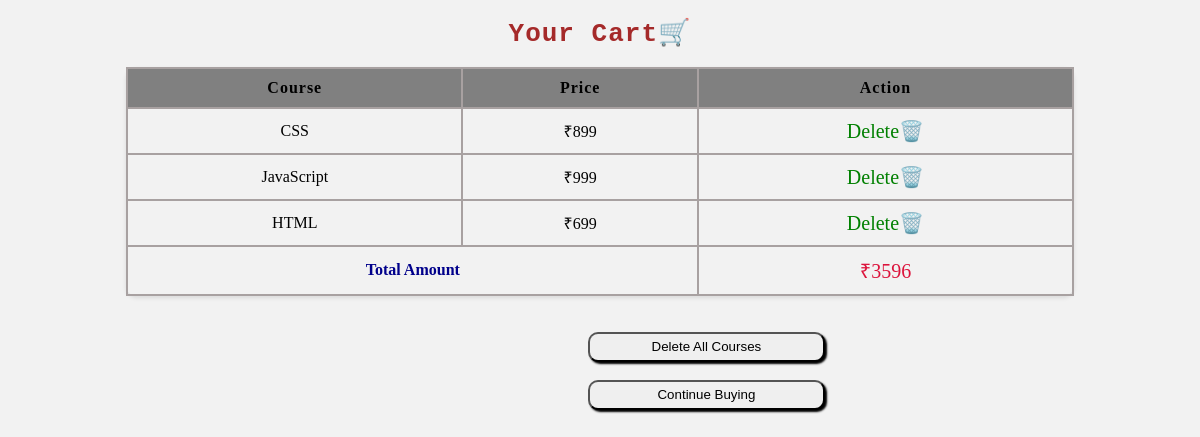
The app's page /cart/ (signed in) with its own data.
### myapp/models.py (models this page shows)
class Cart(models.Model):
    user = models.ForeignKey(User, on_delete=models.CASCADE)
    course = models.ForeignKey(Course, on_delete=models.CASCADE)
    quantity = models.IntegerField(default=1)

class Course(models.Model):
    image=models.ImageField(upload_to='')
    title=models.CharField(max_length=30)
    description=models.CharField(max_length=10000)
    author=models.CharField(max_length=30)
    price=models.IntegerField()

### myapp/views.py (the view)
# urls.py: path('cart/', cart, name='cart'),
@login_required(login_url='login')
def cart(request):
    cart_items = Cart.objects.filter(user=request.user)
    total_amount = sum(item.course.price * item.quantity for item in cart_items)
    return render(request, 'cart.html', {'cart_items': cart_items, 'total_amount': total_amount})

### template/cart.html (shortened to what this page needs)
<!DOCTYPE html>
<html lang="en">
<head>
</head>
<body>
    <div>
    <h1 id="info">Your Cart🛒</h1>
    <table>
        <tr>
            <th>Course</th>
            <th>Price</th>
            <th>Action</th>
        </tr>
        {% for item in cart_items %}
        <tr>
            <td>{{ item.course.title }}</td>
            <td>₹{{ item.course.price }}</td>
            <td>
                <a href="{% url 'remove_from_cart' item.id %}" id="delete">Delete🗑️</a>
            </td>
        </tr>
        {% endfor %}
        <tr>
            <td colspan="2" id="total"><strong>Total Amount</strong></td>
            <td id="amount">₹{{ total_amount }}</td>
        </tr>
    </table>
    </div>
    <br><br>
    <button class="button"><a href="{% url 'delete_cart' %}">Delete All Courses</a></button><br><br>
    <button class="button"><a href="{% url 'courses' %}">Continue Buying</a></button>
</body>
</html>

### template/cart.html (style rules this page uses)
body { background-color: #f2f2f2; }
#info { text-align: center; font-family:monospace; letter-spacing: 1px; color: brown; }
table { width: 80%; margin: auto; border-collapse: collapse; border-radius: 10px; box-shadow: 0px 2px 4px rgba(0, 0, 0, 0.1); }
table, th, td { border: 2px solid #a8a1a1; }
th, td { padding: 10px; text-align: center; }
#delete { font-size: 20px; cursor: pointer; text-decoration: none; color: green; }
.button { width:20%; height:30px; border-radius: 10px; box-shadow: 2px 2px 2px black; cursor: pointer; margin-left: 580px; }
.button a { text-decoration: none; color: black; }
th { background-color: gray; color: black; letter-spacing: 1px; }
#total { color:darkblue }
#amount { color:crimson; font-size: 20px; }

### records on screen
Cart: course "CSS", course.price "899"
Cart: course "JavaScript", course.price "999"
Cart: course "HTML", course.price "699"

### other values on screen
{{ total_amount }} "3596"
